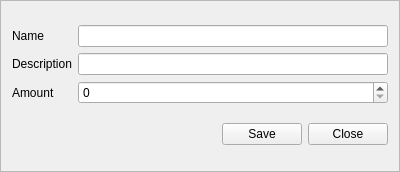
<?xml version="1.0" encoding="UTF-8"?>
<ui version="4.0">
 <class>SaveExpenseFrame</class>
 <widget class="QFrame" name="SaveExpenseFrame">
  <property name="geometry">
   <rect>
    <x>0</x>
    <y>0</y>
    <width>400</width>
    <height>172</height>
   </rect>
  </property>
  <property name="windowTitle">
   <string>Save Expense Type</string>
  </property>
  <property name="frameShape">
   <enum>QFrame::StyledPanel</enum>
  </property>
  <property name="frameShadow">
   <enum>QFrame::Raised</enum>
  </property>
  <layout class="QVBoxLayout" name="verticalLayout">
   <item>
    <layout class="QGridLayout" name="gridLayout">
     <item row="0" column="0">
      <widget class="QLabel" name="label">
       <property name="text">
        <string>Name</string>
       </property>
      </widget>
     </item>
     <item row="2" column="0">
      <widget class="QLabel" name="label_3">
       <property name="text">
        <string>Amount</string>
       </property>
      </widget>
     </item>
     <item row="1" column="0">
      <widget class="QLabel" name="label_2">
       <property name="text">
        <string>Description</string>
       </property>
      </widget>
     </item>
     <item row="0" column="1">
      <widget class="QLineEdit" name="txt_name"/>
     </item>
     <item row="1" column="1">
      <widget class="QLineEdit" name="txt_description"/>
     </item>
     <item row="2" column="1">
      <widget class="QSpinBox" name="spn_amount">
       <property name="maximum">
        <number>100000</number>
       </property>
      </widget>
     </item>
    </layout>
   </item>
   <item>
    <layout class="QHBoxLayout" name="horizontalLayout">
     <item>
      <spacer name="horizontalSpacer">
       <property name="orientation">
        <enum>Qt::Horizontal</enum>
       </property>
       <property name="sizeHint" stdset="0">
        <size>
         <width>40</width>
         <height>20</height>
        </size>
       </property>
      </spacer>
     </item>
     <item>
      <widget class="QPushButton" name="btn_save">
       <property name="text">
        <string>Save</string>
       </property>
      </widget>
     </item>
     <item>
      <widget class="QPushButton" name="btn_close">
       <property name="text">
        <string>Close</string>
       </property>
      </widget>
     </item>
    </layout>
   </item>
  </layout>
 </widget>
 <resources/>
 <connections>
  <connection>
   <sender>btn_close</sender>
   <signal>clicked()</signal>
   <receiver>SaveExpenseFrame</receiver>
   <slot>close()</slot>
   <hints>
    <hint type="sourcelabel">
     <x>346</x>
     <y>145</y>
    </hint>
    <hint type="destinationlabel">
     <x>199</x>
     <y>85</y>
    </hint>
   </hints>
  </connection>
 </connections>
</ui>
